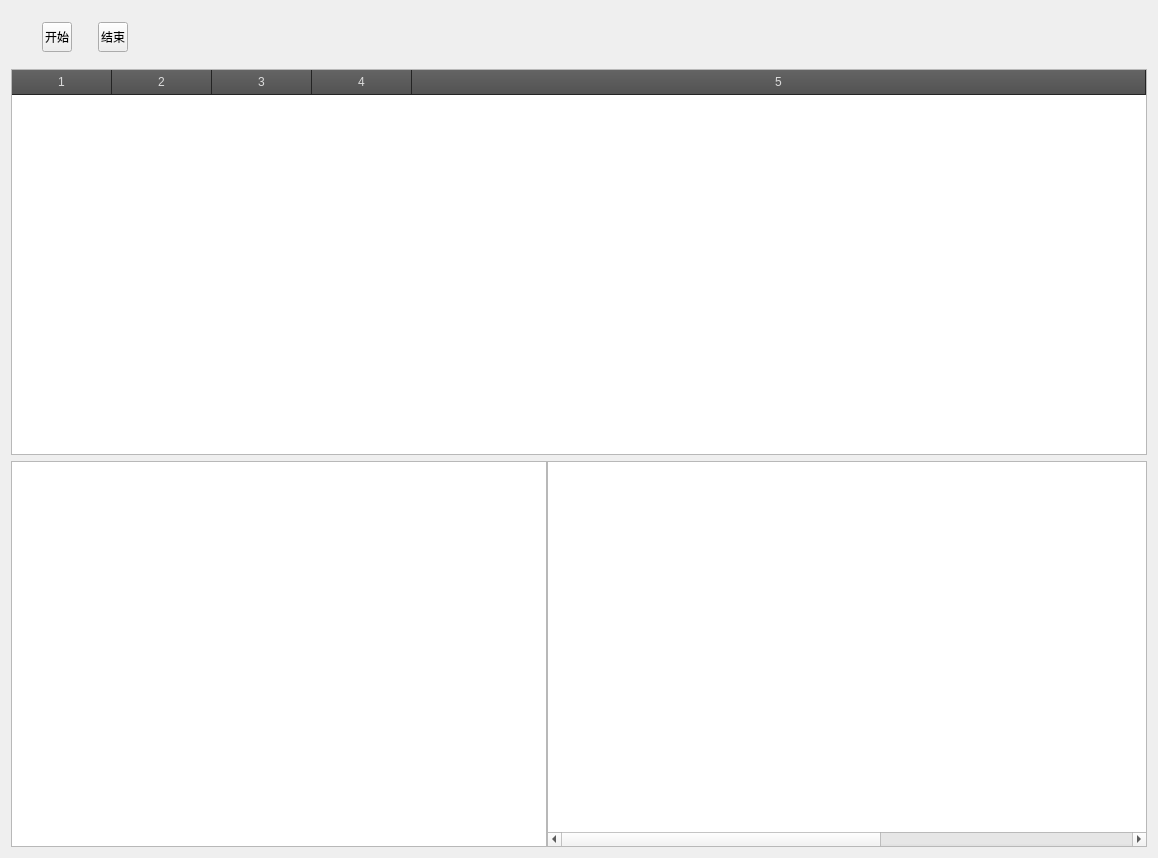
<?xml version="1.0" encoding="UTF-8"?>
<ui version="4.0">
 <class>MyWinsharkClass</class>
 <widget class="QWidget" name="MyWinsharkClass">
  <property name="geometry">
   <rect>
    <x>0</x>
    <y>0</y>
    <width>1158</width>
    <height>858</height>
   </rect>
  </property>
  <property name="windowTitle">
   <string>MyWinshark</string>
  </property>
  <layout class="QVBoxLayout" name="verticalLayout">
   <item>
    <widget class="QWidget" name="widget" native="true">
     <layout class="QHBoxLayout" name="horizontalLayout">
      <item>
       <spacer name="horizontalSpacer">
        <property name="orientation">
         <enum>Qt::Horizontal</enum>
        </property>
        <property name="sizeType">
         <enum>QSizePolicy::Fixed</enum>
        </property>
        <property name="sizeHint" stdset="0">
         <size>
          <width>20</width>
          <height>20</height>
         </size>
        </property>
       </spacer>
      </item>
      <item>
       <widget class="QToolButton" name="start">
        <property name="sizePolicy">
         <sizepolicy hsizetype="Fixed" vsizetype="Fixed">
          <horstretch>20</horstretch>
          <verstretch>20</verstretch>
         </sizepolicy>
        </property>
        <property name="minimumSize">
         <size>
          <width>30</width>
          <height>30</height>
         </size>
        </property>
        <property name="maximumSize">
         <size>
          <width>30</width>
          <height>30</height>
         </size>
        </property>
        <property name="sizeIncrement">
         <size>
          <width>30</width>
          <height>30</height>
         </size>
        </property>
        <property name="text">
         <string>开始</string>
        </property>
       </widget>
      </item>
      <item>
       <spacer name="horizontalSpacer_2">
        <property name="orientation">
         <enum>Qt::Horizontal</enum>
        </property>
        <property name="sizeType">
         <enum>QSizePolicy::Fixed</enum>
        </property>
        <property name="sizeHint" stdset="0">
         <size>
          <width>20</width>
          <height>20</height>
         </size>
        </property>
       </spacer>
      </item>
      <item>
       <widget class="QToolButton" name="end">
        <property name="sizePolicy">
         <sizepolicy hsizetype="Fixed" vsizetype="Fixed">
          <horstretch>20</horstretch>
          <verstretch>20</verstretch>
         </sizepolicy>
        </property>
        <property name="minimumSize">
         <size>
          <width>30</width>
          <height>30</height>
         </size>
        </property>
        <property name="maximumSize">
         <size>
          <width>30</width>
          <height>30</height>
         </size>
        </property>
        <property name="sizeIncrement">
         <size>
          <width>30</width>
          <height>30</height>
         </size>
        </property>
        <property name="text">
         <string>结束</string>
        </property>
       </widget>
      </item>
      <item>
       <spacer name="horizontalSpacer_3">
        <property name="orientation">
         <enum>Qt::Horizontal</enum>
        </property>
        <property name="sizeHint" stdset="0">
         <size>
          <width>686</width>
          <height>20</height>
         </size>
        </property>
       </spacer>
      </item>
     </layout>
    </widget>
   </item>
   <item>
    <widget class="QTableWidget" name="tableWidget">
     <property name="minimumSize">
      <size>
       <width>0</width>
       <height>0</height>
      </size>
     </property>
     <property name="maximumSize">
      <size>
       <width>16777215</width>
       <height>400</height>
      </size>
     </property>
     <property name="focusPolicy">
      <enum>Qt::NoFocus</enum>
     </property>
     <property name="styleSheet">
      <string notr="true">QHeaderView::section{ 
    padding:3px; margin:0px; color:#DCDCDC;  border:1px solid #242424; 
    border-left-width:0px; border-right-width:1px; border-top-width:0px; border-bottom-width:1px;
	background:qlineargradient(spread:pad,x1:0,y1:0,x2:0,y2:1,stop:0 #646464,stop:1 #525252);
}
</string>
     </property>
     <property name="editTriggers">
      <set>QAbstractItemView::NoEditTriggers</set>
     </property>
     <property name="selectionMode">
      <enum>QAbstractItemView::SingleSelection</enum>
     </property>
     <property name="selectionBehavior">
      <enum>QAbstractItemView::SelectRows</enum>
     </property>
     <property name="showGrid">
      <bool>false</bool>
     </property>
     <property name="columnCount">
      <number>5</number>
     </property>
     <attribute name="horizontalHeaderStretchLastSection">
      <bool>true</bool>
     </attribute>
     <attribute name="verticalHeaderVisible">
      <bool>false</bool>
     </attribute>
     <column/>
     <column/>
     <column/>
     <column/>
     <column/>
    </widget>
   </item>
   <item>
    <widget class="QWidget" name="widget_2" native="true">
     <layout class="QHBoxLayout" name="horizontalLayout_2">
      <property name="spacing">
       <number>0</number>
      </property>
      <property name="leftMargin">
       <number>0</number>
      </property>
      <property name="topMargin">
       <number>0</number>
      </property>
      <property name="rightMargin">
       <number>0</number>
      </property>
      <property name="bottomMargin">
       <number>0</number>
      </property>
      <item>
       <widget class="QTreeWidget" name="treeWidget">
        <property name="minimumSize">
         <size>
          <width>0</width>
          <height>0</height>
         </size>
        </property>
        <property name="sizeIncrement">
         <size>
          <width>0</width>
          <height>0</height>
         </size>
        </property>
        <property name="focusPolicy">
         <enum>Qt::NoFocus</enum>
        </property>
        <property name="editTriggers">
         <set>QAbstractItemView::NoEditTriggers</set>
        </property>
        <property name="horizontalScrollMode">
         <enum>QAbstractItemView::ScrollPerPixel</enum>
        </property>
        <property name="columnCount">
         <number>3</number>
        </property>
        <attribute name="headerVisible">
         <bool>false</bool>
        </attribute>
        <attribute name="headerCascadingSectionResizes">
         <bool>true</bool>
        </attribute>
        <attribute name="headerDefaultSectionSize">
         <number>200</number>
        </attribute>
        <attribute name="headerStretchLastSection">
         <bool>true</bool>
        </attribute>
        <column>
         <property name="text">
          <string notr="true">1</string>
         </property>
        </column>
        <column>
         <property name="text">
          <string notr="true">2</string>
         </property>
        </column>
        <column>
         <property name="text">
          <string notr="true">3</string>
         </property>
        </column>
       </widget>
      </item>
      <item>
       <widget class="QTableWidget" name="Hex">
        <property name="minimumSize">
         <size>
          <width>600</width>
          <height>0</height>
         </size>
        </property>
        <property name="maximumSize">
         <size>
          <width>600</width>
          <height>16777215</height>
         </size>
        </property>
        <property name="sizeIncrement">
         <size>
          <width>0</width>
          <height>0</height>
         </size>
        </property>
        <property name="focusPolicy">
         <enum>Qt::NoFocus</enum>
        </property>
        <property name="editTriggers">
         <set>QAbstractItemView::NoEditTriggers</set>
        </property>
        <property name="showGrid">
         <bool>false</bool>
        </property>
        <property name="rowCount">
         <number>0</number>
        </property>
        <property name="columnCount">
         <number>34</number>
        </property>
        <attribute name="horizontalHeaderVisible">
         <bool>false</bool>
        </attribute>
        <attribute name="horizontalHeaderMinimumSectionSize">
         <number>25</number>
        </attribute>
        <attribute name="horizontalHeaderDefaultSectionSize">
         <number>30</number>
        </attribute>
        <attribute name="horizontalHeaderHighlightSections">
         <bool>false</bool>
        </attribute>
        <attribute name="verticalHeaderVisible">
         <bool>false</bool>
        </attribute>
        <attribute name="verticalHeaderCascadingSectionResizes">
         <bool>false</bool>
        </attribute>
        <attribute name="verticalHeaderMinimumSectionSize">
         <number>10</number>
        </attribute>
        <attribute name="verticalHeaderDefaultSectionSize">
         <number>20</number>
        </attribute>
        <attribute name="verticalHeaderHighlightSections">
         <bool>false</bool>
        </attribute>
        <attribute name="verticalHeaderStretchLastSection">
         <bool>false</bool>
        </attribute>
        <column/>
        <column/>
        <column/>
        <column/>
        <column/>
        <column/>
        <column/>
        <column/>
        <column/>
        <column/>
        <column/>
        <column/>
        <column/>
        <column/>
        <column/>
        <column/>
        <column/>
        <column/>
        <column/>
        <column/>
        <column/>
        <column/>
        <column/>
        <column/>
        <column/>
        <column/>
        <column/>
        <column/>
        <column/>
        <column/>
        <column/>
        <column/>
        <column/>
        <column/>
       </widget>
      </item>
     </layout>
    </widget>
   </item>
  </layout>
 </widget>
 <layoutdefault spacing="6" margin="11"/>
 <resources>
  <include location="MyWinshark.qrc"/>
 </resources>
 <connections/>
</ui>
